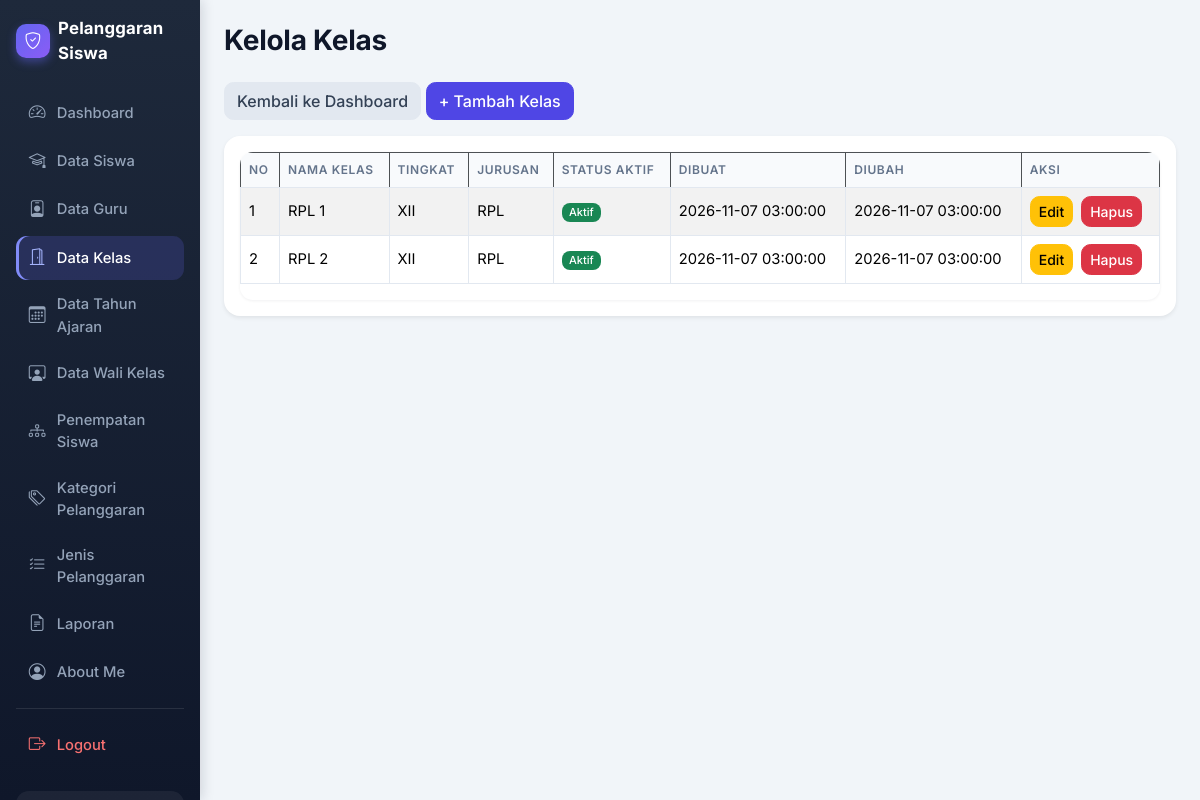
The page /kelola_kelas.php (signed in) on the database its author committed.
### tables this page shows
CREATE TABLE `t_kelas` (
  `id` int(11) NOT NULL,
  `nama` varchar(100) DEFAULT NULL,
  `tingkat` varchar(20) NOT NULL,
  `jurusan` varchar(100) NOT NULL,
  `status_aktif` tinyint(1) NOT NULL,
  `created_at` timestamp NOT NULL DEFAULT current_timestamp(),
  `updated_at` timestamp NOT NULL DEFAULT current_timestamp()
);

### kelola_kelas.php (the view, shortened to what this page needs)
<?php
include 'config/koneksi.php';
include_once 'includes/helper.php';
$sql = "SELECT * FROM t_kelas ORDER BY nama ASC";
$hasil = mysqli_query($koneksi, $sql);
?>
<!DOCTYPE html>
<html lang="id">
<head>
    <link href="https://cdn.jsdelivr.net/npm/bootstrap@5.3.8/dist/css/bootstrap.min.css"
          rel="stylesheet">
    <link href="https://cdn.datatables.net/2.3.4/css/dataTables.bootstrap5.min.css"
          rel="stylesheet">
</head>
<body>
<div class="container-fluid">
    <div class="row">
        <?php include 'layout/sidebar.php'; ?>
        <main class="col-md-9 col-lg-10 p-4">
            <h1 class="mb-4">Kelola Kelas</h1>
            <div class="mb-3">
                <a href="dashboard.php" class="btn btn-secondary">
                    Kembali ke Dashboard
                </a>
                <a href="tambah_kelas.php" class="btn btn-primary">
                    + Tambah Kelas
                </a>
            </div>
            <div class="card shadow-sm">
                <div class="card-body">
                    <div class="table-responsive">
                        <table id="tabelKelas"
                               class="table table-striped table-bordered table-hover align-middle w-100">
                            <thead class="table-dark">
                                <tr>
                                    <th>No</th>
                                    <th>Nama Kelas</th>
                                    <th>Tingkat</th>
                                    <th>Jurusan</th>
                                    <th>Status Aktif</th>
                                    <th>Dibuat</th>
                                    <th>Diubah</th>
                                    <th>Aksi</th>
                                </tr>
                            </thead>
                            <tbody>
                                <?php
                                $no = 1;
                                if ($hasil && mysqli_num_rows($hasil) > 0) {
                                    while ($row = mysqli_fetch_assoc($hasil)) {
                                ?>
                                    <tr>
                                        <td><?= $no++; ?></td>
                                        <td>
                                            <?= htmlspecialchars($row['nama'] ?? ''); ?>
                                        </td>
                                        <td>
                                            <?= htmlspecialchars($row['tingkat'] ?? ''); ?>
                                        </td>
                                        <td>
                                            <?= htmlspecialchars($row['jurusan'] ?? ''); ?>
                                        </td>
                                        <td>
                                            <?= badge_status($row['status_aktif']) ?>
                                        </td>
                                        <td>
                                            <?= htmlspecialchars($row['created_at'] ?? '-'); ?>
                                        </td>
                                        <td>
                                            <?= htmlspecialchars($row['updated_at'] ?? '-'); ?>
                                        </td>
                                        <td>
                                            <div class="d-flex gap-2">
                                                <a href="edit_kelas.php?id=<?= (int) $row['id']; ?>"
                                                   class="btn btn-warning btn-sm">
                                                    Edit
                                                </a>
                                                <a href="hapus_kelas.php?id=<?= (int) $row['id']; ?>"
                                                   class="btn btn-danger btn-sm"
                                                   onclick="return confirm('Yakin ingin menghapus data kelas ini?');">
                                                    Hapus
                                                </a>
                                            </div>
                                        </td>
                                    </tr>
                                <?php
                                    }
                                }
                                ?>
                            </tbody>
                        </table>
                    </div>
                </div>
            </div>
        </main>
    </div>
</div>
</body>
</html>

### includes/helper.php (shortened to what this page needs)
<?php
function badge_status($nilai)
{
    if ((string) $nilai === '1') {
        return '<span class="badge bg-success">Aktif</span>';
    }
    return '<span class="badge bg-secondary">Tidak Aktif</span>';
}

### layout/sidebar.php (style rules this page uses)
:root { --bs-primary: #4f46e5; --bs-primary-rgb: 79, 70, 229; --bs-body-font-family: 'Inter', system-ui, -apple-system, 'Segoe UI', Roboto, sans-serif; --sb-dark: #0f172a; --sb-dark-2: #1e293b; }
body { background: #f1f5f9; color: #334155; font-family: var(--bs-body-font-family); }
main { animation: sbFade .35s ease; }
main h1, main h2, main h3 { color: #0f172a; font-weight: 700; letter-spacing: -.01em; }
main h1 { font-size: 1.75rem; }
main .card { border: 0; border-radius: 1rem; box-shadow: 0 1px 3px rgba(15, 23, 42, .06), 0 4px 14px rgba(15, 23, 42, .05); transition: transform .15s ease, box-shadow .15s ease; }
main .table { --bs-table-bg: #fff; --bs-border-color: #e2e8f0; }
main .table thead th { background: #f8fafc; color: #64748b; font-size: .75rem; font-weight: 600; text-transform: uppercase; letter-spacing: .05em; white-space: nowrap; border-bottom: 1px solid #e2e8f0; }
main .table td { vertical-align: middle; font-size: .92rem; }
main .table-responsive { border-radius: .8rem; box-shadow: 0 1px 3px rgba(15, 23, 42, .06); background: #fff; }
main .btn { border-radius: .6rem; font-weight: 500; transition: all .15s ease; }
.btn-primary { --bs-btn-bg: #4f46e5; --bs-btn-border-color: #4f46e5; --bs-btn-hover-bg: #4338ca; --bs-btn-hover-border-color: #4338ca; --bs-btn-active-bg: #3730a3; --bs-btn-active-border-color: #3730a3; --bs-btn-disabled-bg: #4f46e5; --bs-btn-disabled-border-color: #4f46e5; --bs-btn-focus-shadow-rgb: 99, 102, 241; }
main .btn-secondary { --bs-btn-bg: #e2e8f0; --bs-btn-border-color: #e2e8f0; --bs-btn-color: #334155; --bs-btn-hover-bg: #cbd5e1; --bs-btn-hover-border-color: #cbd5e1; --bs-btn-hover-color: #0f172a; --bs-btn-active-bg: #cbd5e1; --bs-btn-active-border-color: #cbd5e1; --bs-btn-active-color: #0f172a; }
main .badge { font-weight: 500; border-radius: .5rem; }

### rows shown on the page
t_kelas: nama "RPL 1", tingkat "XII", jurusan "RPL", status_aktif "Aktif", created_at "2026-11-07 03:00:00", updated_at "2026-11-07 03:00:00"
t_kelas: nama "RPL 2", tingkat "XII", jurusan "RPL", status_aktif "Aktif", created_at "2026-11-07 03:00:00", updated_at "2026-11-07 03:00:00"

### other values the page prints
$item[0] "Dashboard"
$item[0] "Data Siswa"
$item[0] "Data Guru"
$item[0] "Data Kelas"
$item[0] "Data Tahun Ajaran"
$item[0] "Data Wali Kelas"
$item[0] "Penempatan Siswa"
$item[0] "Kategori Pelanggaran"
$item[0] "Jenis Pelanggaran"
$item[0] "Laporan"
$item[0] "About Me"
